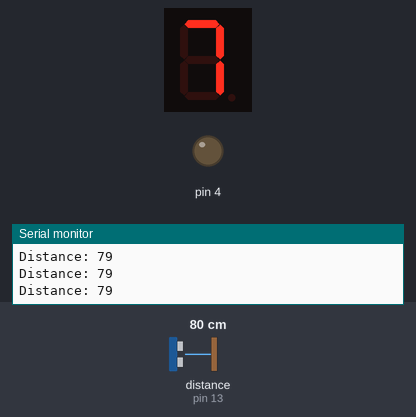
The sketch below on a simulated Arduino Uno, built with avr-gcc and run on an emulated ATmega328P. On the bench: 1-digit seven-segment display, output pins drawn as LEDs (lit = HIGH), the last lines printed to the serial monitor. Wiring (inferred from the names in the program): ultrasonic range finder: trigger pin 12; echo pin 13; 1-digit 7-segment display, segments lit when HIGH: segments pin 7, pin 6, pin 5, pin 11, pin 10, pin 8, pin 9. The test bench sets the inputs (shaded band); at power-on: distance to the obstacle (sensor on pin 13) 80 cm. The echo pulse lasts 58.3 µs per cm; the segment pins are drawn as the display they are named for; pins used as bus, display or sensor lines are not drawn.

Above: at 1.3 s.
1.4 s: distance to the obstacle (sensor on pin 13) set to 2 cm
At 1.9 s:
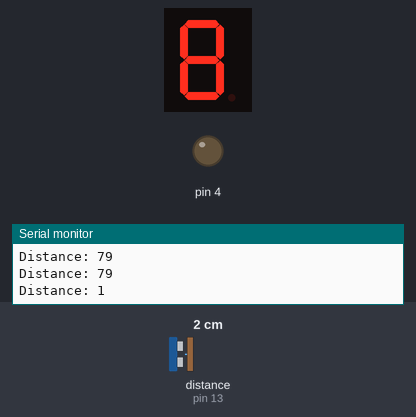
3.0 s: distance to the obstacle (sensor on pin 13) set to 120 cm
At 3.4 s:
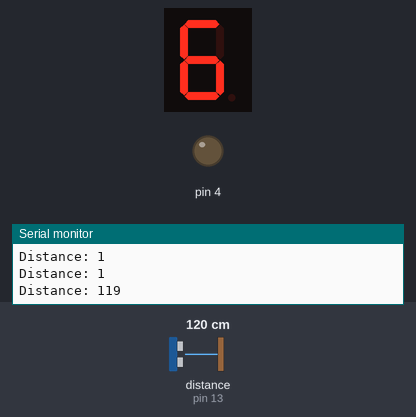
4.5 s: distance to the obstacle (sensor on pin 13) set to 250 cm
At 4.9 s:
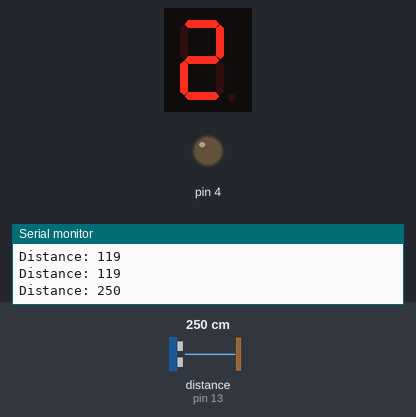
Timing chart, 0 to 7.5 s (numbered marks = the images above; inputs shaded):
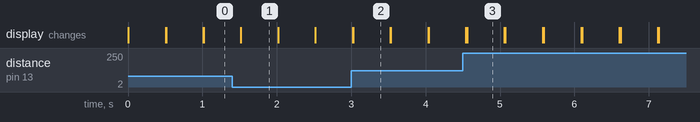

The sketch:

task2.ino
```cpp
#define trigPin 12
#define echoPin 13

int a=7;
int b=6;
int c=5;
int d=11;
int e=10;
int f=8;
int g=9;
int dp=4;

long duration;
int distance;

void clearDisplay(void)
{
    digitalWrite(a,LOW);
    digitalWrite(b,LOW);
    digitalWrite(g,LOW);
    digitalWrite(c,LOW);
    digitalWrite(d,LOW);
    digitalWrite(e,LOW);
    digitalWrite(f,LOW);
}

void displayNumber(int n)
{
  switch(n)
  {
    case 1:
      digitalWrite(b,HIGH);
      digitalWrite(c,HIGH);
      break;
    case 2:
      digitalWrite(a,HIGH);
      digitalWrite(b,HIGH);
      digitalWrite(g,HIGH);
      digitalWrite(e,HIGH);
      digitalWrite(d,HIGH);
      break;
    case 3:
      digitalWrite(a,HIGH);
      digitalWrite(b,HIGH);
      digitalWrite(c,HIGH);
      digitalWrite(d,HIGH);
      digitalWrite(g,HIGH);
      break;
    case 4:
      digitalWrite(f,HIGH);
      digitalWrite(b,HIGH);
      digitalWrite(g,HIGH);
      digitalWrite(c,HIGH);
      break;
    case 5:
      digitalWrite(a,HIGH);
      digitalWrite(f,HIGH);
      digitalWrite(g,HIGH);
      digitalWrite(c,HIGH);
      digitalWrite(d,HIGH);
      break;
    case 6:
      digitalWrite(a,HIGH);
      digitalWrite(f,HIGH);
      digitalWrite(g,HIGH);
      digitalWrite(c,HIGH);
      digitalWrite(d,HIGH);
      digitalWrite(e,HIGH);
      break;
    case 7:
      digitalWrite(a,HIGH);
      digitalWrite(b,HIGH);
      digitalWrite(c,HIGH);
      break;
    case 8:
      digitalWrite(a,HIGH);
      digitalWrite(b,HIGH);
      digitalWrite(g,HIGH);
      digitalWrite(c,HIGH);
      digitalWrite(d,HIGH);
      digitalWrite(e,HIGH);
      digitalWrite(f,HIGH);
      break;
    case 9:
      digitalWrite(a,HIGH);
      digitalWrite(b,HIGH);
      digitalWrite(g,HIGH);
      digitalWrite(c,HIGH);
      digitalWrite(d,HIGH);
      digitalWrite(f,HIGH);
      break;
    default:
    // 0
      digitalWrite(a,HIGH);
      digitalWrite(b,HIGH);
      digitalWrite(c,HIGH);
      digitalWrite(d,HIGH);
      digitalWrite(e,HIGH);
      digitalWrite(f,HIGH);
  }
}

void setup()
{
  int i;
  for(i=4;i<=11;i++) {
    pinMode(i,OUTPUT);
  }

  pinMode(trigPin, OUTPUT);
  pinMode(echoPin, INPUT);

  Serial.begin(9600);
}

void loop() {
  // Trigger the ultrasonic sensor
  digitalWrite(trigPin, LOW);
  delayMicroseconds(2);
  digitalWrite(trigPin, HIGH);
  delayMicroseconds(10);
  digitalWrite(trigPin, LOW);

  clearDisplay();

  duration = pulseIn(echoPin, HIGH);

  // Calculate distance in cm
  distance = (duration / 2) / 29.1;

  Serial.print("Distance: ");
  Serial.println(distance);

  if (distance > 330 || distance <= 0) {
    displayNumber(0);
  } else if (distance > 280 ) {
    displayNumber(1);
  } else if (distance > 240) {
    displayNumber(2);
  } else if (distance > 200) {
    displayNumber(3);
  } else if (distance > 160) {
    displayNumber(4);
  } else if (distance > 120) {
    displayNumber(5);
  } else if (distance > 80) {
    displayNumber(6);
  } else if (distance > 40) {
    displayNumber(7);
  } else displayNumber(8);

  delay(500);
}
```

Measured:
- after the input at 1.4 s, the display: first differs from a run without the input after 0.12 s (image 1)
- after the input at 3.0 s, the display: first differs from a run without the input at once (image 2)
- after the input at 4.5 s, the display: first differs from a run without the input after 0.06 s (image 3)
- what the display in image 1 shows lasts 0.5 s, from 1.5 s to 2.0 s
